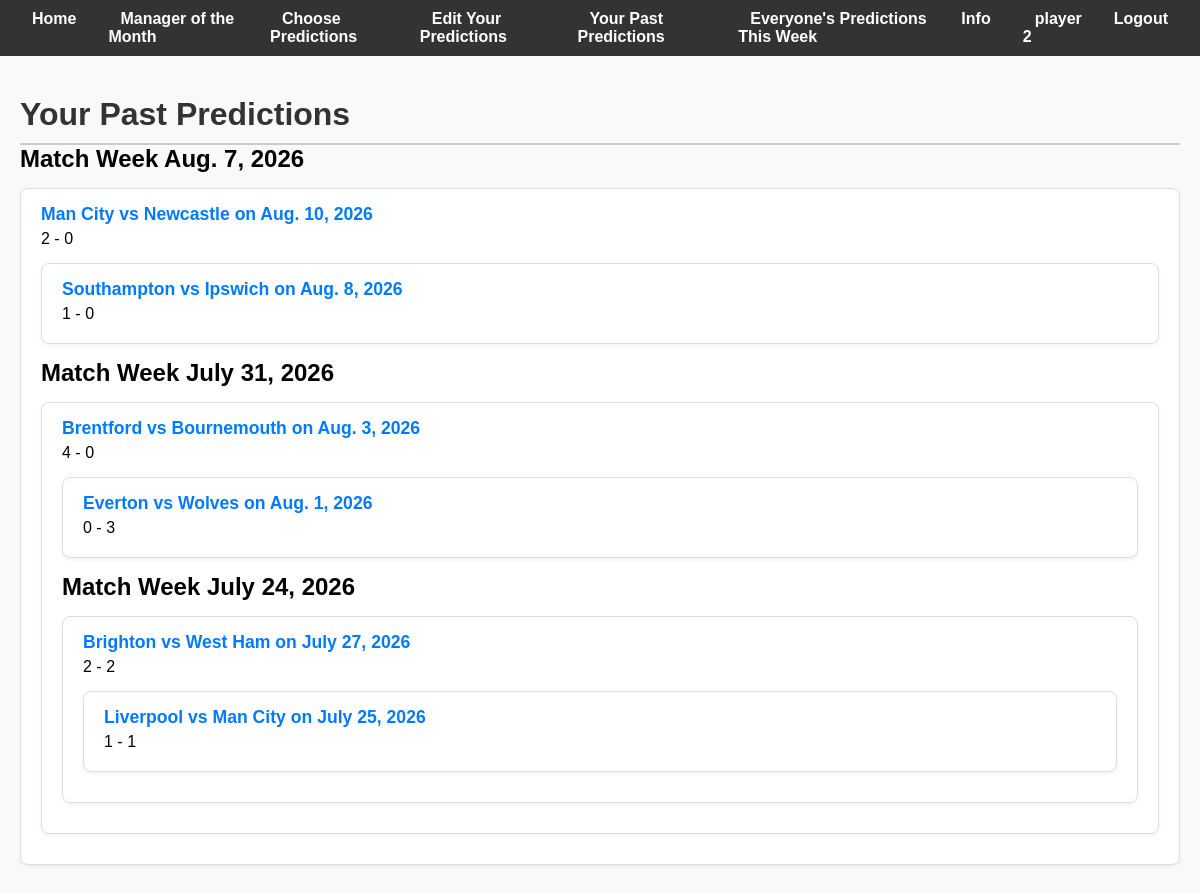
The page /predict/your_past_predictions (signed in) on the database as committed earlier.
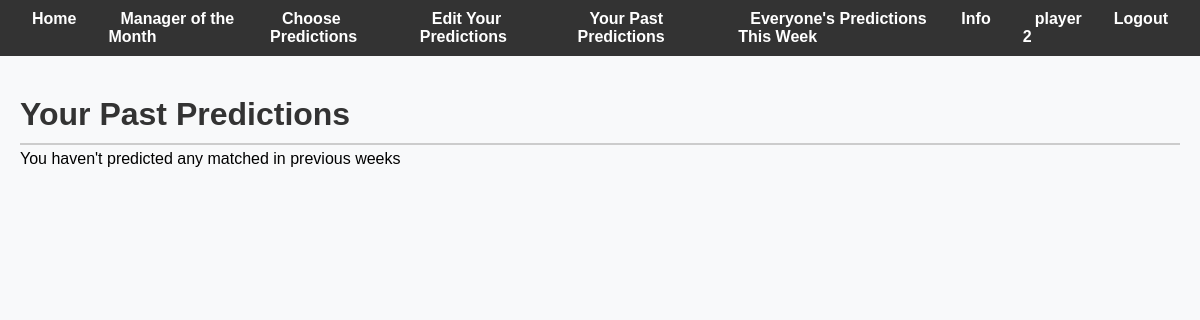
The same page on the database as committed later.
### predictions/models.py (models this page shows, shortened)
class Prediction(models.Model):
    user = models.ForeignKey(
        settings.AUTH_USER_MODEL, on_delete=models.CASCADE, default=None
    )
    match = models.ForeignKey(Match, on_delete=models.CASCADE)
    predicted_home_score = models.IntegerField()
    predicted_away_score = models.IntegerField()
    created_at = models.DateTimeField(auto_now_add=True)
    points = models.PositiveIntegerField(default=0, db_index=True)

class Match(models.Model):
    match_id = models.IntegerField(null=True, unique=True)
    home_team = models.CharField(max_length=100)
    away_team = models.CharField(max_length=100)
    match_date = models.DateField()
    home_score = models.IntegerField(null=True, blank=True)
    away_score = models.IntegerField(null=True, blank=True)
    league = models.CharField(max_length=100, default="")
    predicted = models.BooleanField(default=False)
    postponed = models.BooleanField(default=False)

### predictions/views.py (the view)
# urls.py: path("your_past_predictions", views.your_past_predictions, name="your_past_predictions"),
@login_required(login_url="/users/login/")
def your_past_predictions(request):
    user = request.user
    today = timezone.now().date()
    todays_game_week = get_match_week_start(today)
    predictions = Prediction.objects.filter(user=user)
    this_weeks_predictions = [] #actually this all the predictions that are in the current match week and onwards
    for prediction in predictions:
        if get_match_week_start(prediction.match.match_date) < todays_game_week:
            this_weeks_predictions.append(prediction)
    this_weeks_predictions.sort(key = lambda prediction: prediction.match.match_date, reverse=True)
    output = {}
    for prediction in this_weeks_predictions:
        if get_match_week_start(prediction.match.match_date) in output.keys():
            output[get_match_week_start(prediction.match.match_date)].append(prediction)
        else:
            output[get_match_week_start(prediction.match.match_date)] = [prediction]
    return render(request, "predictions/your_past_predictions.html", {"output" : output, "today_date" : today})

### predictions/views.py (called while the page is built)
def get_match_week_start(d):
    weekday = d.weekday()  # Monday=0 ... Sunday=6
    if weekday <= 3 and weekday != 0:  # Tuesday (1) to Thursday (3)
        days_until_friday = 4 - weekday
        return d + timedelta(days=days_until_friday)
    else:  # Friday (4), Saturday (5), Sunday (6), Monday(0)
        days_since_friday = (weekday - 4) % 7
        return d - timedelta(days=days_since_friday)

### predictions/templates/predictions/your_past_predictions.html (shortened to what this page needs)
{% extends "base.html" %}
{% block content %}
    <h1>Your Past Predictions</h1>
    {% for match_week, predictions in output.items %}
        <h2>Match Week {{ match_week }}</h2>
        {% for prediction in predictions %}
            <div class="prediction">
                <strong>{{ prediction.match.home_team }} vs {{ prediction.match.away_team }} on {{ prediction.match.match_date }}</strong>
                <p>{{ prediction.predicted_home_score }} - {{ prediction.predicted_away_score }}</p>
            {% empty %}
                <p>You haven't predicted any matched in previous weeks</p>
        {% endfor %}
        </div>
        {% empty %}
            <p>You haven't predicted any matched in previous weeks</p>
        {% endfor %}
    {% endblock %}

Rows that differ between the two databases and show on the page:
removed Prediction: match_week "Aug. 7, 2026", match.home_team "Man City", match.away_team "Newcastle", match.match_date "Aug. 10, 2026", predicted_home_score "2", predicted_away_score "0"
removed Prediction: match.home_team "Southampton", match.away_team "Ipswich", match.match_date "Aug. 8, 2026", predicted_home_score "1", predicted_away_score "0", shown under "Aug. 7, 2026"
removed Prediction: match_week "July 31, 2026", match.home_team "Brentford", match.away_team "Bournemouth", match.match_date "Aug. 3, 2026", predicted_home_score "4", predicted_away_score "0"
removed Prediction: match.home_team "Everton", match.away_team "Wolves", match.match_date "Aug. 1, 2026", predicted_home_score "0", predicted_away_score "3", shown under "July 31, 2026"
removed Prediction: match_week "July 24, 2026", match.home_team "Brighton", match.away_team "West Ham", match.match_date "July 27, 2026", predicted_home_score "2", predicted_away_score "2"
removed Prediction: match.home_team "Liverpool", match.away_team "Man City", match.match_date "July 25, 2026", predicted_home_score "1", predicted_away_score "1", shown under "July 24, 2026"
Other text that changed with them:
text now shown: "You haven't predicted any matched in previous weeks"
